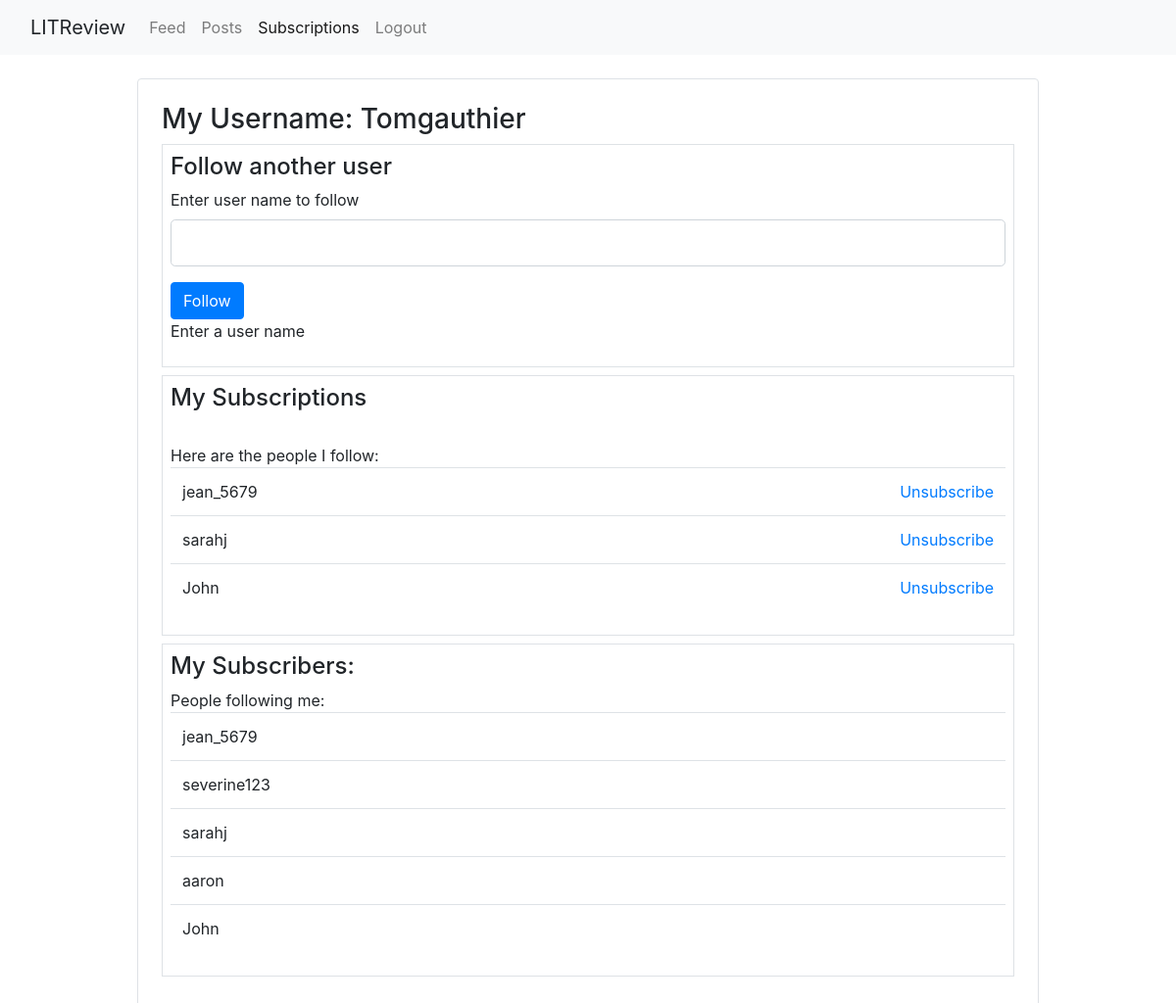
Screenshot of /my_followers (signed in) with the database file from the repository.
### webapp/models.py (models this page shows)
class UserFollows(models.Model):
    user = models.ForeignKey(
        to=settings.AUTH_USER_MODEL, on_delete=models.CASCADE,
        related_name='following')
    followed_user = models.ForeignKey(
        to=settings.AUTH_USER_MODEL, on_delete=models.CASCADE,
        related_name='followed_by')
    class Meta:
        constraints = [
            models.UniqueConstraint(
                fields=['user', 'followed_user'], name='unique_user_follower')
        ]

### webapp/views.py (the view, shortened to what this page needs)
# urls.py: path('my_followers', views.followers, name='my_followers'),
@login_required
def followers(request):
    nbar = 'my_followers'
    user = request.user
    subscribers = UserFollows.objects.filter(followed_user=user.id)
    subscriptions = UserFollows.objects.filter(user=user.id)
    user_follow_instance = UserFollows()
    found_user = ""
    if request.method == "GET":
        form = UserFollowForm()
        user_follows = UserFollows.objects.filter(user=user)
        already_followed = [pair.followed_user.id for pair in user_follows]
        options = User.objects.all().exclude(
            id__in=already_followed).exclude(id=user.id)
        result_list = list(chain(options, already_followed))
        form.fields['followed_user'].queryset = options
        return render(request, 'my_followers.html', locals())

### webapp/forms.py
class UserFollowForm(ModelForm):
    class Meta:
        model = UserFollows
        fields = ['followed_user']

### webapp/templates/my_followers.html (shortened to what this page needs)
{% extends "main.html" %}
{% block content %}
<div class="container">
  <div class="row">
    <div class="col-1">
    </div>
    <div class="col-10">
      <div class="container p-4 my-4 border rounded">
        <h3>My Username: {{user}}</h3>
        <div class="container p-2 my-2 border">
          <h4>Follow another user</h4>
          <form method="post" action="{% url 'my_followers' %}" enctype="multipart/form-data">
            <div class="form-group">
                <label for="searched" class="form-label">Enter user name to follow</label>
                <input class="form-control form-control-lg" type="text" name="searched" value={{searched}}>
            </div>
             <button type="submit" class="btn btn-primary">Follow</button>
          </form>
          {% if error_message %}
              <span class="text-danger"> {{error_message}}</span>
          {% elif searched and found_user %}
              <p>you're now following {{found_user}}!</p>
          {% elif searched and not found_user %}
              <span class="text-danger"> No user found with this name!</span>
          {% else %}
              <p>Enter a user name</p>
          {% endif %}
        </div>
        <div class="container p-2 my-2 border">
          <h4>My Subscriptions</h4>
          <br>
          {% if subscriptions %}
          <span>Here are the people I follow:</span>
          <table class="table">
            <tbody>
              {% for subscription in subscriptions  %}
              <tr>
                <td>{{subscription.followed_user}}</td>
                <td class="text-right">
                <a href="{% url 'delete_user_follow' user_follow_id=subscription.id %}">Unsubscribe</a>
                </td>
              </tr>
          {% endfor %}
            </tbody>
          </table>
          {% else %}
          <span class="text-danger"> No subscriber to show!</span>
          {% endif %}
        </div>
        <div class="container p-2 my-2 border">
          <h4>My Subscribers: </h4>
            {% if subscribers %}
            <span>People following me:</span>
             <table class="table">
                <tbody>
            {% for subscriber in subscribers  %}
            <tr>
              <td>{{subscriber.user}}</td>
            </tr>
            {% endfor %}
            </tbody>
          </table>
            {% else %}
            <span class="text-danger"> No Follower to show!</span>
            {% endif %}
        </div>
      </div>
    </div>
    <div class="col-1">
    </div>
  </div>
</div>
{% endblock content %}

### rows the page displays
UserFollows: followed_user "jean_5679"
UserFollows: followed_user "sarahj"
UserFollows: followed_user "John"
UserFollows: user "jean_5679"
UserFollows: user "severine123"
UserFollows: user "sarahj"
UserFollows: user "aaron"
UserFollows: user "John"

### other values shown
{{ user }} "Tomgauthier"
